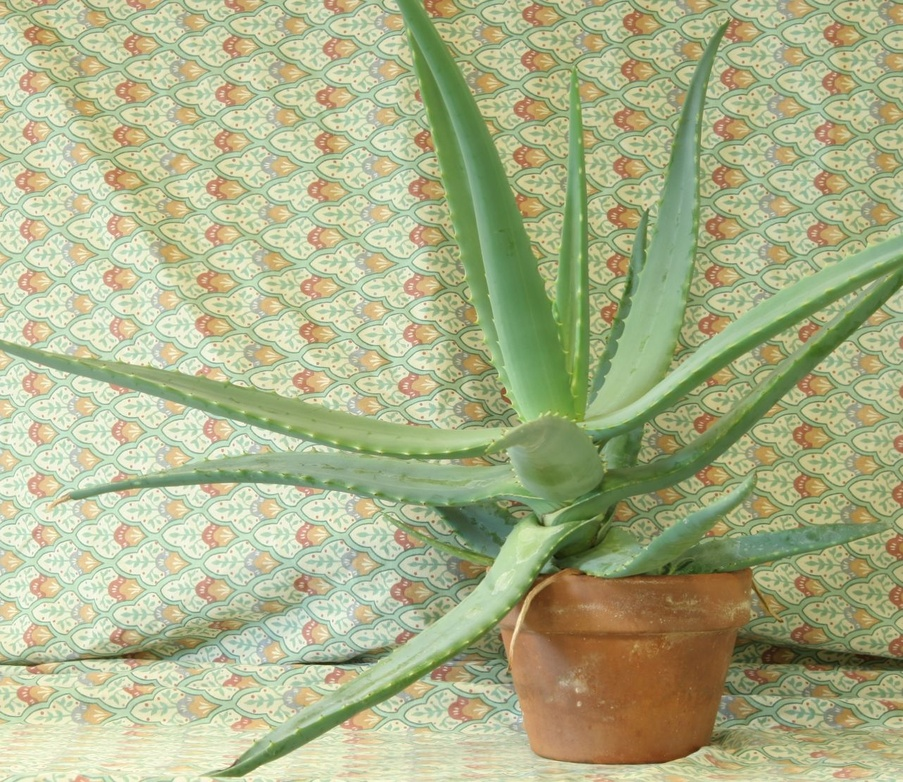
//> input picture 08_3D_vision/08_01_disparity/data/aloeL.jpg, 903 x 782 px, shrunk from 1282 x 1110 before the run
$ ./main ../../08_3D_vision/08_01_disparity/data/aloeL.jpg   (built with g++ and OpenCV 4)
//> lines starting //> are read from the running program, lines starting //| are printed output that depends on the picture
//> further down, app.src is the input picture: 782 rows x 903 cols, CV_8UC3; mean B, G, R 136.7, 177.2, 171.2
/**
 * @file main.cpp
 * @brief Morphological contours - sample code for extracting internal and external contours
 * @author José Miguel Guerrero Hernández
 * @note This program demonstrates how to extract contours using morphological operations.
 *       Internal contours: original - eroded image
 *       External contours: dilated image - original
 */

#include <cstdlib>
#include <opencv2/imgproc.hpp>
#include <opencv2/highgui.hpp>
#include <iostream>

// Configuration constants
namespace Config
{
constexpr int MAX_OPERATOR = 1;
constexpr int MAX_ELEM = 2;
constexpr int MAX_KERNEL_SIZE = 21;
const char * WINDOW_NAME = "Morphological Contours Demo";
const char * TRACKBAR_OPERATOR = "Operator: 0: In - 1: Out";
const char * TRACKBAR_ELEMENT = "Element: 0: Rect - 1: Cross - 2: Ellipse";
const char * TRACKBAR_KERNEL = "Kernel size: 2n +1";
}

/**
 * @brief Application state for morphological contour extraction
 */
struct MorphApp
{
  cv::Mat src;   // Source image
  cv::Mat dst;   // Destination image
};

// Global app state (required for OpenCV callbacks)
MorphApp app;

/**
 * @brief Callback function for trackbar events - extracts morphological contours
 * @param[in] Unused parameter required by OpenCV callback signature
 * @param[in] Unused user data pointer
 *
 * Morphological contour extraction:
 *   Internal contour: src - erode(src) -> shows the inner edge of objects
 *   External contour: dilate(src) - src -> shows the outer edge of objects
 *
 * This is equivalent to the morphological gradient but allows separate
 * visualization of internal and external boundaries.
 */
void morphologicalContours(int, void *)
{
  // Get current trackbar positions
  int morph_operator = cv::getTrackbarPos(Config::TRACKBAR_OPERATOR, Config::WINDOW_NAME);
  int morph_elem = cv::getTrackbarPos(Config::TRACKBAR_ELEMENT, Config::WINDOW_NAME);
  int morph_size = cv::getTrackbarPos(Config::TRACKBAR_KERNEL, Config::WINDOW_NAME);

  // Create the structuring element
  cv::Mat element = cv::getStructuringElement(
        morph_elem,
        cv::Size(2 * morph_size + 1, 2 * morph_size + 1),
        cv::Point(morph_size, morph_size));

  if (morph_operator == 0) {
    // Internal contours: original minus eroded
    // This highlights the pixels that would be removed by erosion
    cv::erode(app.src, app.dst, element);
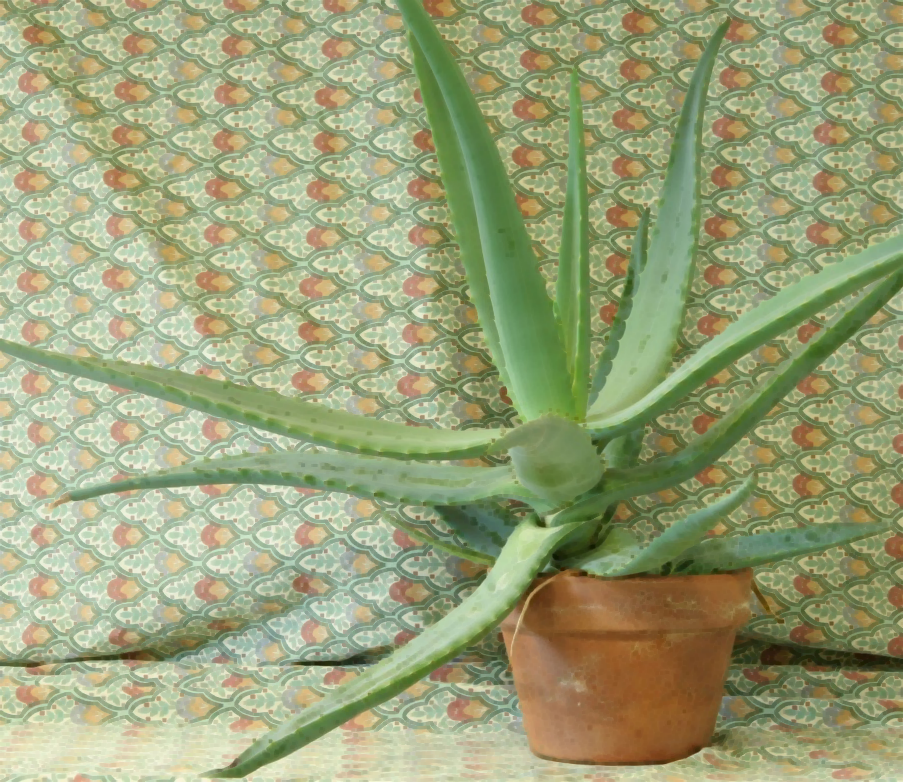
//> app.dst: 782 rows x 903 cols, CV_8UC3; mean B, G, R 120.4, 161.1, 154.3
    app.dst = app.src - app.dst;
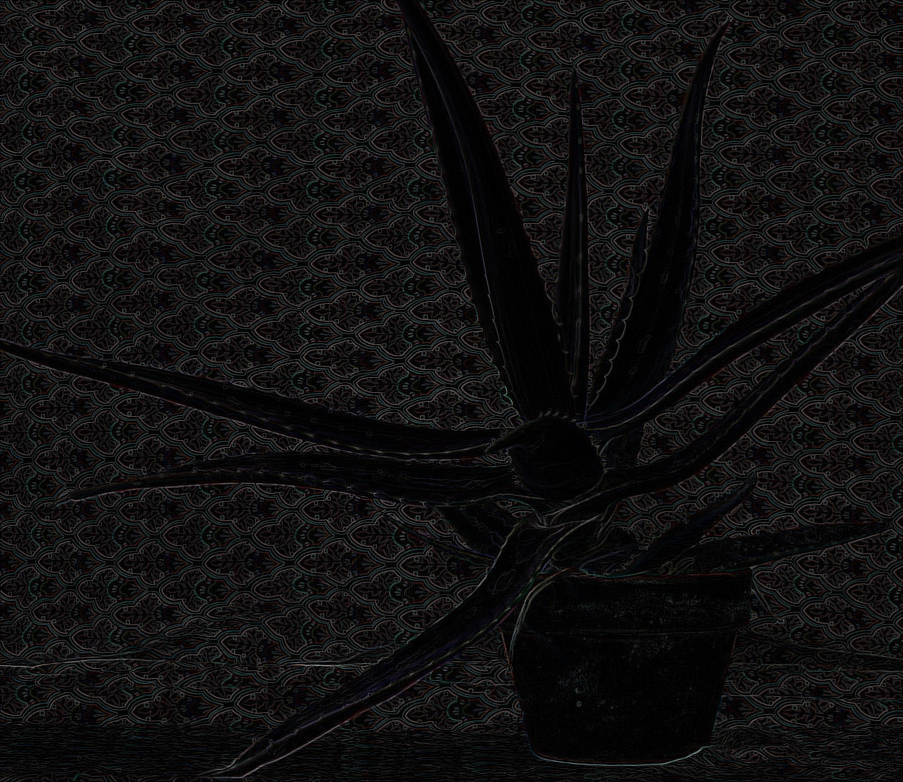
//> app.dst: 782 rows x 903 cols, CV_8UC3; mean B, G, R 16.3, 16, 16.9
  } else {
    // External contours: dilated minus original
    // This highlights the pixels that would be added by dilation
    cv::dilate(app.src, app.dst, element);
    app.dst = app.dst - app.src;
  }

  cv::imshow(Config::WINDOW_NAME, app.dst);
}

int main(int argc, char ** argv)
{
  // Parse command line arguments
  // Command-line arguments; --help prints the usage
  cv::CommandLineParser parser(argc, argv,
    "{help h | | Show this help message}"
    "{@input | ../../data/horse.png | Input file}");
  if (parser.has("help")) {
    parser.printMessage();
    return EXIT_SUCCESS;
  }
  app.src = cv::imread(
    cv::samples::findFile(parser.get<std::string>("@input"), false), cv::IMREAD_COLOR);

  // Without this, a malformed value (--frames=xyz) is reported by the parser
  // but the example carries on with the default, which is the hardest kind
  // of failure to diagnose. Note it validates values, not option names:
  // cv::CommandLineParser ignores an unknown option without complaining
  if (!parser.check()) {
    parser.printErrors();
    return EXIT_FAILURE;
  }

  if (app.src.empty()) {
    std::cout << "Could not open or find the image!\n" << std::endl;
    std::cout << "Usage: " << argv[0] << " <Input image>" << std::endl;
    return EXIT_FAILURE;
  }

  // Create the display window
  cv::namedWindow(Config::WINDOW_NAME, cv::WINDOW_AUTOSIZE);

  // Create trackbars for interactive control
  cv::createTrackbar(Config::TRACKBAR_OPERATOR, Config::WINDOW_NAME,
    nullptr, Config::MAX_OPERATOR, morphologicalContours);
  cv::createTrackbar(Config::TRACKBAR_ELEMENT, Config::WINDOW_NAME,
    nullptr, Config::MAX_ELEM, morphologicalContours);
  cv::createTrackbar(Config::TRACKBAR_KERNEL, Config::WINDOW_NAME,
    nullptr, Config::MAX_KERNEL_SIZE, morphologicalContours);

  // Set initial kernel size to 1
  cv::setTrackbarPos(Config::TRACKBAR_KERNEL, Config::WINDOW_NAME, 1);

  // Apply initial operation
  morphologicalContours(0, nullptr);

  cv::waitKey(0);

  return EXIT_SUCCESS;
}
